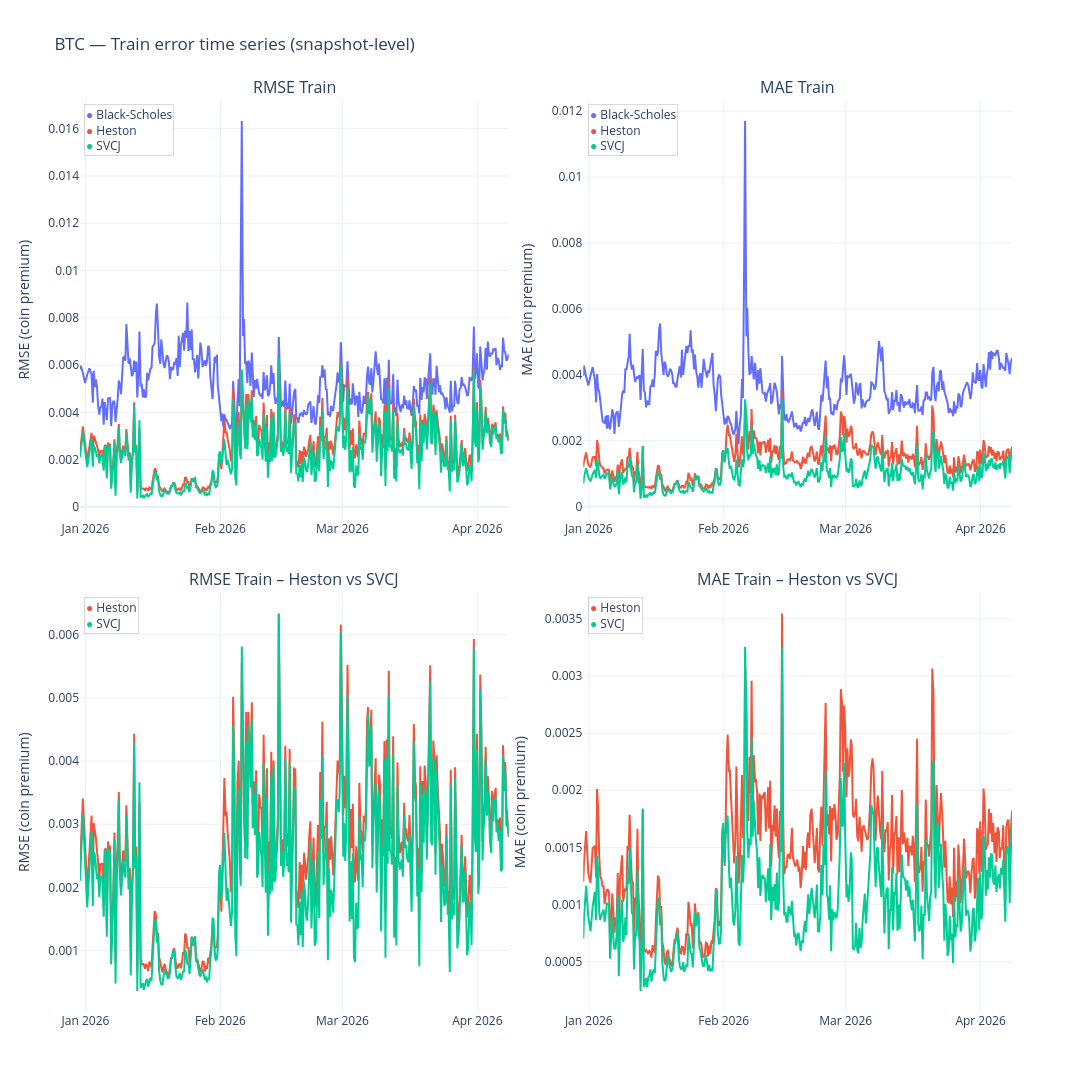
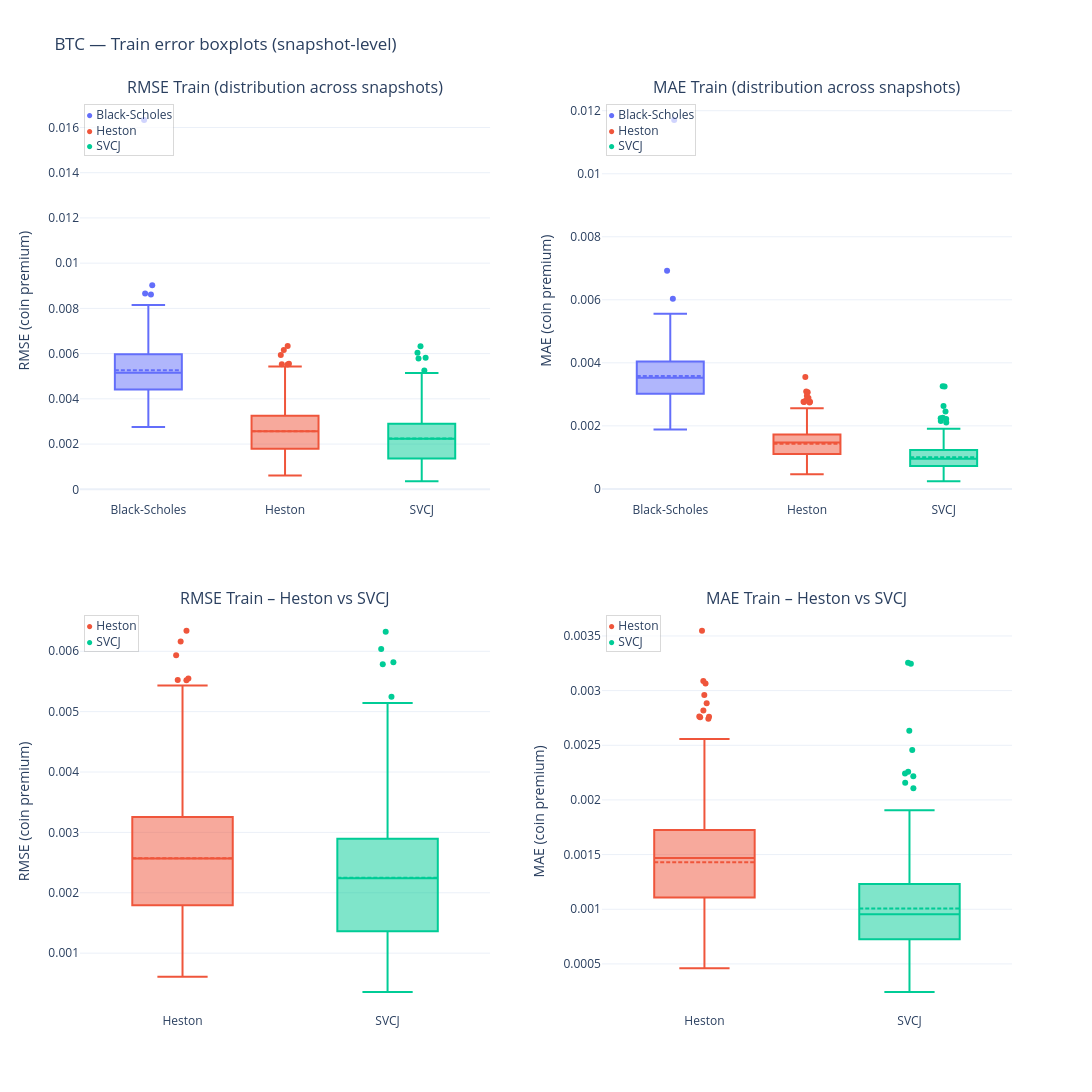
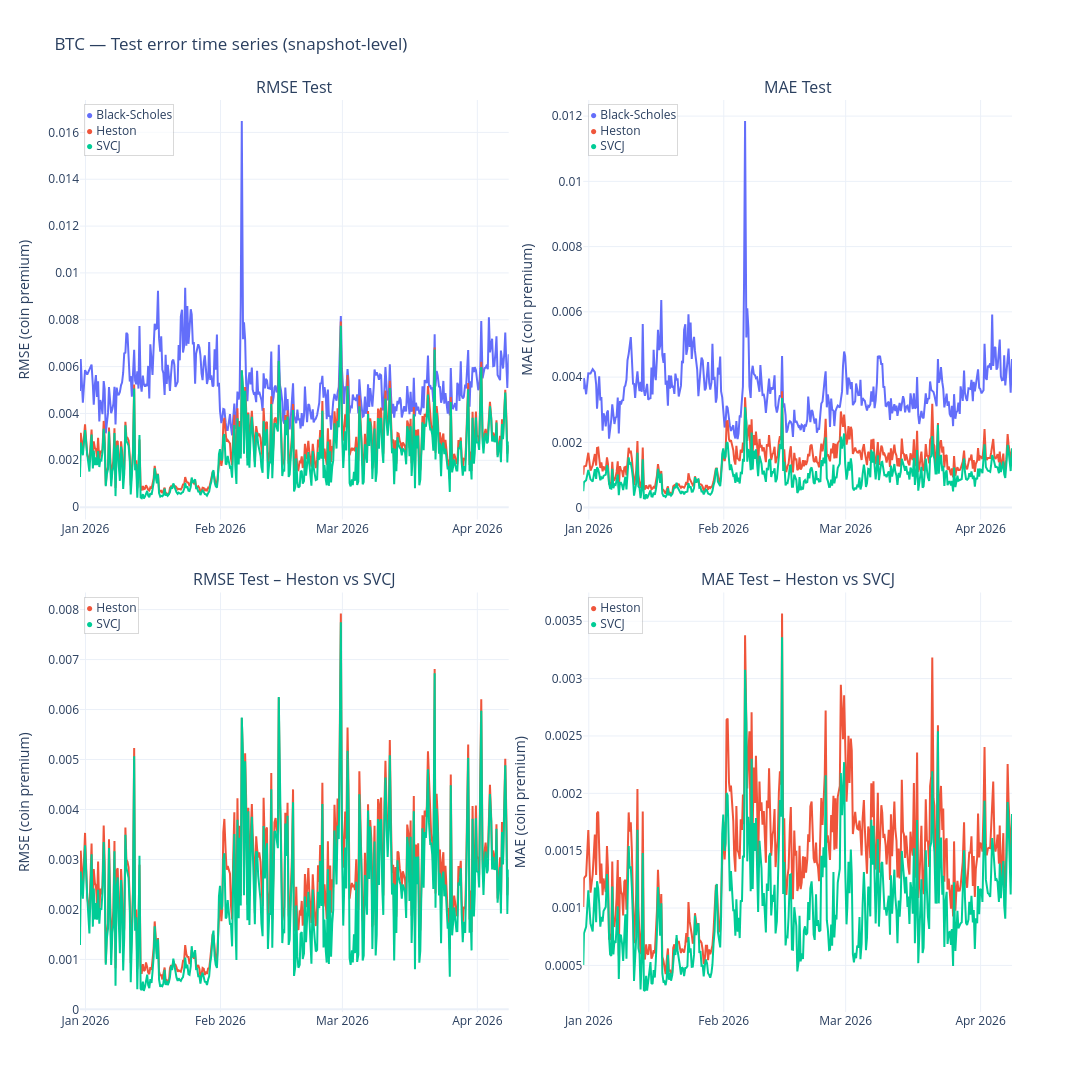
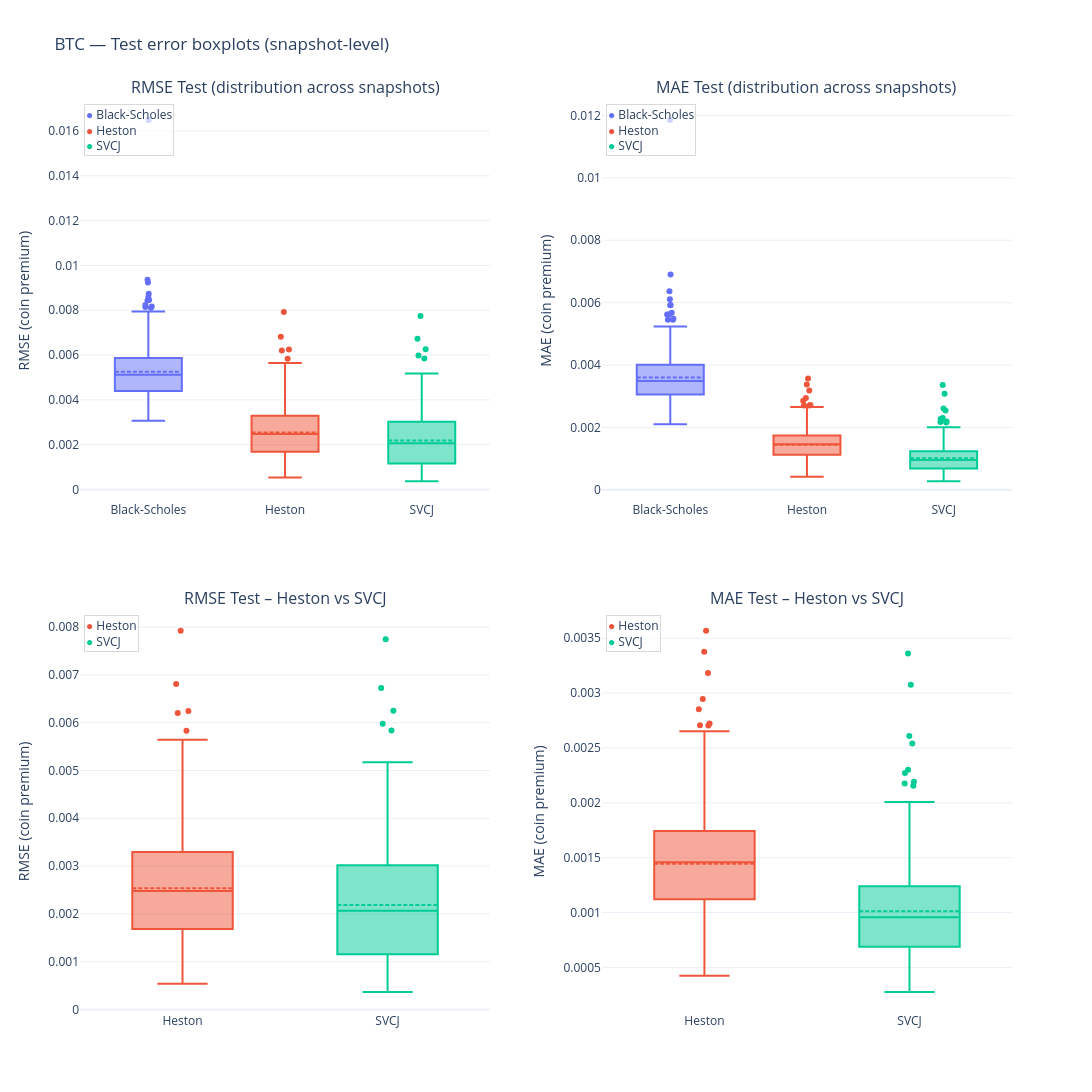

Notebook cell for these charts, in order:
### Markdown cell above
## 10) A single “report runner” per currency

To keep the notebook readable, we wrap the repeated steps into one function that:
- prints key counts,
- displays error time series + boxplots (train & test),
- outputs error summary tables (train & test),
- outputs spread-relative diagnostics (train & test),
- outputs bucket plots (test),
- outputs convergence diagnostics (already global),
- outputs parameter stability and near-bound tables.

### Code cell
def run_currency_report(currency, n_boot=3000):
    return analysis.run_currency_report(state, currency, n_boot=n_boot)


RUN_REPORTS = True
N_BOOT = 3000

if RUN_REPORTS:
    run_currency_report("BTC", n_boot=N_BOOT)
    run_currency_report("ETH", n_boot=N_BOOT)
else:
    print("RUN_REPORTS=False. Set RUN_REPORTS=True to generate the full BTC/ETH report outputs.")

### Figure 1 — Plotly figure (JSON) as saved in the notebook; plotly's stock layout.template omitted (floating-point values rounded to 4 significant figures; data arrays with more than 128 entries replaced by an {"elided": "..."} marker saying what was removed)
{"data": [{"line": {"color": "#636EFA", "width": 2}, "mode": "lines", "name": "Black-Scholes", "showlegend": false, "type": "scatter", "x": {"elided": "388 str values"}, "xaxis": "x", "y": {"elided": "388 float values"}, "yaxis": "y"}, {"line": {"color": "#636EFA", "width": 2}, "mode": "lines", "name": "Black-Scholes", "showlegend": false, "type": "scatter", "x": {"elided": "388 str values"}, "xaxis": "x2", "y": {"elided": "388 float values"}, "yaxis": "y2"}, {"line": {"color": "#EF553B", "width": 2}, "mode": "lines", "name": "Heston", "showlegend": false, "type": "scatter", "x": {"elided": "388 str values"}, "xaxis": "x", "y": {"elided": "388 float values"}, "yaxis": "y"}, {"line": {"color": "#EF553B", "width": 2}, "mode": "lines", "name": "Heston", "showlegend": false, "type": "scatter", "x": {"elided": "388 str values"}, "xaxis": "x2", "y": {"elided": "388 float values"}, "yaxis": "y2"}, {"line": {"color": "#00CC96", "width": 2}, "mode": "lines", "name": "SVCJ", "showlegend": false, "type": "scatter", "x": {"elided": "388 str values"}, "xaxis": "x", "y": {"elided": "388 float values"}, "yaxis": "y"}, {"line": {"color": "#00CC96", "width": 2}, "mode": "lines", "name": "SVCJ", "showlegend": false, "type": "scatter", "x": {"elided": "388 str values"}, "xaxis": "x2", "y": {"elided": "388 float values"}, "yaxis": "y2"}, {"line": {"color": "#EF553B", "width": 2}, "mode": "lines", "name": "Heston", "showlegend": false, "type": "scatter", "x": {"elided": "388 str values"}, "xaxis": "x3", "y": {"elided": "388 float values"}, "yaxis": "y3"}, {"line": {"color": "#EF553B", "width": 2}, "mode": "lines", "name": "Heston", "showlegend": false, "type": "scatter", "x": {"elided": "388 str values"}, "xaxis": "x4", "y": {"elided": "388 float values"}, "yaxis": "y4"}, {"line": {"color": "#00CC96", "width": 2}, "mode": "lines", "name": "SVCJ", "showlegend": false, "type": "scatter", "x": {"elided": "388 str values"}, "xaxis": "x3", "y": {"elided": "388 float values"}, "yaxis": "y3"}, {"line": {"color": "#00CC96", "width": 2}, "mode": "lines", "name": "SVCJ", "showlegend": false, "type": "scatter", "x": {"elided": "388 str values"}, "xaxis": "x4", "y": {"elided": "388 float values"}, "yaxis": "y4"}], "layout": {"annotations": [{"font": {"size": 16}, "showarrow": false, "text": "RMSE Train", "x": 0.23, "xanchor": "center", "xref": "paper", "y": 1, "yanchor": "bottom", "yref": "paper"}, {"font": {"size": 16}, "showarrow": false, "text": "MAE Train", "x": 0.77, "xanchor": "center", "xref": "paper", "y": 1, "yanchor": "bottom", "yref": "paper"}, {"font": {"size": 16}, "showarrow": false, "text": "RMSE Train – Heston vs SVCJ", "x": 0.23, "xanchor": "center", "xref": "paper", "y": 0.46, "yanchor": "bottom", "yref": "paper"}, {"font": {"size": 16}, "showarrow": false, "text": "MAE Train – Heston vs SVCJ", "x": 0.77, "xanchor": "center", "xref": "paper", "y": 0.46, "yanchor": "bottom", "yref": "paper"}, {"align": "left", "bgcolor": "rgba(255,255,255,0.70)", "bordercolor": "rgba(0,0,0,0.15)", "borderwidth": 1, "font": {"size": 12}, "showarrow": false, "text": "<span style='color:#636EFA'>●</span> Black-Scholes<br><span style='color:#EF553B'>●</span> Heston<br><span style='color:#00CC96'>●</span> SVCJ", "x": 0.01, "xref": "x domain", "y": 0.99, "yref": "y domain"}, {"align": "left", "bgcolor": "rgba(255,255,255,0.70)", "bordercolor": "rgba(0,0,0,0.15)", "borderwidth": 1, "font": {"size": 12}, "showarrow": false, "text": "<span style='color:#636EFA'>●</span> Black-Scholes<br><span style='color:#EF553B'>●</span> Heston<br><span style='color:#00CC96'>●</span> SVCJ", "x": 0.01, "xref": "x2 domain", "y": 0.99, "yref": "y2 domain"}, {"align": "left", "bgcolor": "rgba(255,255,255,0.70)", "bordercolor": "rgba(0,0,0,0.15)", "borderwidth": 1, "font": {"size": 12}, "showarrow": false, "text": "<span style='color:#EF553B'>●</span> Heston<br><span style='color:#00CC96'>●</span> SVCJ", "x": 0.01, "xref": "x3 domain", "y": 0.99, "yref": "y3 domain"}, {"align": "left", "bgcolor": "rgba(255,255,255,0.70)", "bordercolor": "rgba(0,0,0,0.15)", "borderwidth": 1, "font": {"size": 12}, "showarrow": false, "text": "<span style='color:#EF553B'>●</span> Heston<br><span style='color:#00CC96'>●</span> SVCJ", "x": 0.01, "xref": "x4 domain", "y": 0.99, "yref": "y4 domain"}], "height": 1100, "showlegend": false, "title": {"text": "BTC — Train error time series (snapshot-level)"}, "width": 1200, "xaxis": {"anchor": "y", "domain": [0, 0.46]}, "xaxis2": {"anchor": "y2", "domain": [0.54, 1]}, "xaxis3": {"anchor": "y3", "domain": [0, 0.46]}, "xaxis4": {"anchor": "y4", "domain": [0.54, 1]}, "yaxis": {"anchor": "x", "domain": [0.54, 1], "title": {"text": "RMSE (coin premium)"}}, "yaxis2": {"anchor": "x2", "domain": [0.54, 1], "title": {"text": "MAE (coin premium)"}}, "yaxis3": {"anchor": "x3", "domain": [0, 0.46], "title": {"text": "RMSE (coin premium)"}}, "yaxis4": {"anchor": "x4", "domain": [0, 0.46], "title": {"text": "MAE (coin premium)"}}}}

### Figure 2 — Plotly figure (JSON) as saved in the notebook; plotly's stock layout.template omitted (floating-point values rounded to 4 significant figures; data arrays with more than 128 entries replaced by an {"elided": "..."} marker saying what was removed)
{"data": [{"boxmean": true, "boxpoints": "outliers", "jitter": 0.15, "marker": {"color": "#636EFA"}, "name": "Black-Scholes", "pointpos": 0, "showlegend": false, "type": "box", "xaxis": "x", "y": {"elided": "388 float values"}, "yaxis": "y"}, {"boxmean": true, "boxpoints": "outliers", "jitter": 0.15, "marker": {"color": "#636EFA"}, "name": "Black-Scholes", "pointpos": 0, "showlegend": false, "type": "box", "xaxis": "x2", "y": {"elided": "388 float values"}, "yaxis": "y2"}, {"boxmean": true, "boxpoints": "outliers", "jitter": 0.15, "marker": {"color": "#EF553B"}, "name": "Heston", "pointpos": 0, "showlegend": false, "type": "box", "xaxis": "x", "y": {"elided": "388 float values"}, "yaxis": "y"}, {"boxmean": true, "boxpoints": "outliers", "jitter": 0.15, "marker": {"color": "#EF553B"}, "name": "Heston", "pointpos": 0, "showlegend": false, "type": "box", "xaxis": "x2", "y": {"elided": "388 float values"}, "yaxis": "y2"}, {"boxmean": true, "boxpoints": "outliers", "jitter": 0.15, "marker": {"color": "#00CC96"}, "name": "SVCJ", "pointpos": 0, "showlegend": false, "type": "box", "xaxis": "x", "y": {"elided": "388 float values"}, "yaxis": "y"}, {"boxmean": true, "boxpoints": "outliers", "jitter": 0.15, "marker": {"color": "#00CC96"}, "name": "SVCJ", "pointpos": 0, "showlegend": false, "type": "box", "xaxis": "x2", "y": {"elided": "388 float values"}, "yaxis": "y2"}, {"boxmean": true, "boxpoints": "outliers", "jitter": 0.15, "marker": {"color": "#EF553B"}, "name": "Heston", "pointpos": 0, "showlegend": false, "type": "box", "xaxis": "x3", "y": {"elided": "388 float values"}, "yaxis": "y3"}, {"boxmean": true, "boxpoints": "outliers", "jitter": 0.15, "marker": {"color": "#EF553B"}, "name": "Heston", "pointpos": 0, "showlegend": false, "type": "box", "xaxis": "x4", "y": {"elided": "388 float values"}, "yaxis": "y4"}, {"boxmean": true, "boxpoints": "outliers", "jitter": 0.15, "marker": {"color": "#00CC96"}, "name": "SVCJ", "pointpos": 0, "showlegend": false, "type": "box", "xaxis": "x3", "y": {"elided": "388 float values"}, "yaxis": "y3"}, {"boxmean": true, "boxpoints": "outliers", "jitter": 0.15, "marker": {"color": "#00CC96"}, "name": "SVCJ", "pointpos": 0, "showlegend": false, "type": "box", "xaxis": "x4", "y": {"elided": "388 float values"}, "yaxis": "y4"}], "layout": {"annotations": [{"font": {"size": 16}, "showarrow": false, "text": "RMSE Train (distribution across snapshots)", "x": 0.22, "xanchor": "center", "xref": "paper", "y": 1, "yanchor": "bottom", "yref": "paper"}, {"font": {"size": 16}, "showarrow": false, "text": "MAE Train (distribution across snapshots)", "x": 0.78, "xanchor": "center", "xref": "paper", "y": 1, "yanchor": "bottom", "yref": "paper"}, {"font": {"size": 16}, "showarrow": false, "text": "RMSE Train – Heston vs SVCJ", "x": 0.22, "xanchor": "center", "xref": "paper", "y": 0.44, "yanchor": "bottom", "yref": "paper"}, {"font": {"size": 16}, "showarrow": false, "text": "MAE Train – Heston vs SVCJ", "x": 0.78, "xanchor": "center", "xref": "paper", "y": 0.44, "yanchor": "bottom", "yref": "paper"}, {"align": "left", "bgcolor": "rgba(255,255,255,0.70)", "bordercolor": "rgba(0,0,0,0.15)", "borderwidth": 1, "font": {"size": 12}, "showarrow": false, "text": "<span style='color:#636EFA'>●</span> Black-Scholes<br><span style='color:#EF553B'>●</span> Heston<br><span style='color:#00CC96'>●</span> SVCJ", "x": 0.01, "xref": "x domain", "y": 0.99, "yref": "y domain"}, {"align": "left", "bgcolor": "rgba(255,255,255,0.70)", "bordercolor": "rgba(0,0,0,0.15)", "borderwidth": 1, "font": {"size": 12}, "showarrow": false, "text": "<span style='color:#636EFA'>●</span> Black-Scholes<br><span style='color:#EF553B'>●</span> Heston<br><span style='color:#00CC96'>●</span> SVCJ", "x": 0.01, "xref": "x2 domain", "y": 0.99, "yref": "y2 domain"}, {"align": "left", "bgcolor": "rgba(255,255,255,0.70)", "bordercolor": "rgba(0,0,0,0.15)", "borderwidth": 1, "font": {"size": 12}, "showarrow": false, "text": "<span style='color:#EF553B'>●</span> Heston<br><span style='color:#00CC96'>●</span> SVCJ", "x": 0.01, "xref": "x3 domain", "y": 0.99, "yref": "y3 domain"}, {"align": "left", "bgcolor": "rgba(255,255,255,0.70)", "bordercolor": "rgba(0,0,0,0.15)", "borderwidth": 1, "font": {"size": 12}, "showarrow": false, "text": "<span style='color:#EF553B'>●</span> Heston<br><span style='color:#00CC96'>●</span> SVCJ", "x": 0.01, "xref": "x4 domain", "y": 0.99, "yref": "y4 domain"}], "height": 1100, "showlegend": false, "title": {"text": "BTC — Train error boxplots (snapshot-level)"}, "width": 1200, "xaxis": {"anchor": "y", "domain": [0, 0.44]}, "xaxis2": {"anchor": "y2", "domain": [0.56, 1]}, "xaxis3": {"anchor": "y3", "domain": [0, 0.44]}, "xaxis4": {"anchor": "y4", "domain": [0.56, 1]}, "yaxis": {"anchor": "x", "domain": [0.56, 1], "title": {"text": "RMSE (coin premium)"}}, "yaxis2": {"anchor": "x2", "domain": [0.56, 1], "title": {"text": "MAE (coin premium)"}}, "yaxis3": {"anchor": "x3", "domain": [0, 0.44], "title": {"text": "RMSE (coin premium)"}}, "yaxis4": {"anchor": "x4", "domain": [0, 0.44], "title": {"text": "MAE (coin premium)"}}}}

### Figure 3 — Plotly figure (JSON) as saved in the notebook; plotly's stock layout.template omitted (floating-point values rounded to 4 significant figures; data arrays with more than 128 entries replaced by an {"elided": "..."} marker saying what was removed)
{"data": [{"line": {"color": "#636EFA", "width": 2}, "mode": "lines", "name": "Black-Scholes", "showlegend": false, "type": "scatter", "x": {"elided": "388 str values"}, "xaxis": "x", "y": {"elided": "388 float values"}, "yaxis": "y"}, {"line": {"color": "#636EFA", "width": 2}, "mode": "lines", "name": "Black-Scholes", "showlegend": false, "type": "scatter", "x": {"elided": "388 str values"}, "xaxis": "x2", "y": {"elided": "388 float values"}, "yaxis": "y2"}, {"line": {"color": "#EF553B", "width": 2}, "mode": "lines", "name": "Heston", "showlegend": false, "type": "scatter", "x": {"elided": "388 str values"}, "xaxis": "x", "y": {"elided": "388 float values"}, "yaxis": "y"}, {"line": {"color": "#EF553B", "width": 2}, "mode": "lines", "name": "Heston", "showlegend": false, "type": "scatter", "x": {"elided": "388 str values"}, "xaxis": "x2", "y": {"elided": "388 float values"}, "yaxis": "y2"}, {"line": {"color": "#00CC96", "width": 2}, "mode": "lines", "name": "SVCJ", "showlegend": false, "type": "scatter", "x": {"elided": "388 str values"}, "xaxis": "x", "y": {"elided": "388 float values"}, "yaxis": "y"}, {"line": {"color": "#00CC96", "width": 2}, "mode": "lines", "name": "SVCJ", "showlegend": false, "type": "scatter", "x": {"elided": "388 str values"}, "xaxis": "x2", "y": {"elided": "388 float values"}, "yaxis": "y2"}, {"line": {"color": "#EF553B", "width": 2}, "mode": "lines", "name": "Heston", "showlegend": false, "type": "scatter", "x": {"elided": "388 str values"}, "xaxis": "x3", "y": {"elided": "388 float values"}, "yaxis": "y3"}, {"line": {"color": "#EF553B", "width": 2}, "mode": "lines", "name": "Heston", "showlegend": false, "type": "scatter", "x": {"elided": "388 str values"}, "xaxis": "x4", "y": {"elided": "388 float values"}, "yaxis": "y4"}, {"line": {"color": "#00CC96", "width": 2}, "mode": "lines", "name": "SVCJ", "showlegend": false, "type": "scatter", "x": {"elided": "388 str values"}, "xaxis": "x3", "y": {"elided": "388 float values"}, "yaxis": "y3"}, {"line": {"color": "#00CC96", "width": 2}, "mode": "lines", "name": "SVCJ", "showlegend": false, "type": "scatter", "x": {"elided": "388 str values"}, "xaxis": "x4", "y": {"elided": "388 float values"}, "yaxis": "y4"}], "layout": {"annotations": [{"font": {"size": 16}, "showarrow": false, "text": "RMSE Test", "x": 0.23, "xanchor": "center", "xref": "paper", "y": 1, "yanchor": "bottom", "yref": "paper"}, {"font": {"size": 16}, "showarrow": false, "text": "MAE Test", "x": 0.77, "xanchor": "center", "xref": "paper", "y": 1, "yanchor": "bottom", "yref": "paper"}, {"font": {"size": 16}, "showarrow": false, "text": "RMSE Test – Heston vs SVCJ", "x": 0.23, "xanchor": "center", "xref": "paper", "y": 0.46, "yanchor": "bottom", "yref": "paper"}, {"font": {"size": 16}, "showarrow": false, "text": "MAE Test – Heston vs SVCJ", "x": 0.77, "xanchor": "center", "xref": "paper", "y": 0.46, "yanchor": "bottom", "yref": "paper"}, {"align": "left", "bgcolor": "rgba(255,255,255,0.70)", "bordercolor": "rgba(0,0,0,0.15)", "borderwidth": 1, "font": {"size": 12}, "showarrow": false, "text": "<span style='color:#636EFA'>●</span> Black-Scholes<br><span style='color:#EF553B'>●</span> Heston<br><span style='color:#00CC96'>●</span> SVCJ", "x": 0.01, "xref": "x domain", "y": 0.99, "yref": "y domain"}, {"align": "left", "bgcolor": "rgba(255,255,255,0.70)", "bordercolor": "rgba(0,0,0,0.15)", "borderwidth": 1, "font": {"size": 12}, "showarrow": false, "text": "<span style='color:#636EFA'>●</span> Black-Scholes<br><span style='color:#EF553B'>●</span> Heston<br><span style='color:#00CC96'>●</span> SVCJ", "x": 0.01, "xref": "x2 domain", "y": 0.99, "yref": "y2 domain"}, {"align": "left", "bgcolor": "rgba(255,255,255,0.70)", "bordercolor": "rgba(0,0,0,0.15)", "borderwidth": 1, "font": {"size": 12}, "showarrow": false, "text": "<span style='color:#EF553B'>●</span> Heston<br><span style='color:#00CC96'>●</span> SVCJ", "x": 0.01, "xref": "x3 domain", "y": 0.99, "yref": "y3 domain"}, {"align": "left", "bgcolor": "rgba(255,255,255,0.70)", "bordercolor": "rgba(0,0,0,0.15)", "borderwidth": 1, "font": {"size": 12}, "showarrow": false, "text": "<span style='color:#EF553B'>●</span> Heston<br><span style='color:#00CC96'>●</span> SVCJ", "x": 0.01, "xref": "x4 domain", "y": 0.99, "yref": "y4 domain"}], "height": 1100, "showlegend": false, "title": {"text": "BTC — Test error time series (snapshot-level)"}, "width": 1200, "xaxis": {"anchor": "y", "domain": [0, 0.46]}, "xaxis2": {"anchor": "y2", "domain": [0.54, 1]}, "xaxis3": {"anchor": "y3", "domain": [0, 0.46]}, "xaxis4": {"anchor": "y4", "domain": [0.54, 1]}, "yaxis": {"anchor": "x", "domain": [0.54, 1], "title": {"text": "RMSE (coin premium)"}}, "yaxis2": {"anchor": "x2", "domain": [0.54, 1], "title": {"text": "MAE (coin premium)"}}, "yaxis3": {"anchor": "x3", "domain": [0, 0.46], "title": {"text": "RMSE (coin premium)"}}, "yaxis4": {"anchor": "x4", "domain": [0, 0.46], "title": {"text": "MAE (coin premium)"}}}}

### Figure 4 — Plotly figure (JSON) as saved in the notebook; plotly's stock layout.template omitted (floating-point values rounded to 4 significant figures; data arrays with more than 128 entries replaced by an {"elided": "..."} marker saying what was removed)
{"data": [{"boxmean": true, "boxpoints": "outliers", "jitter": 0.15, "marker": {"color": "#636EFA"}, "name": "Black-Scholes", "pointpos": 0, "showlegend": false, "type": "box", "xaxis": "x", "y": {"elided": "388 float values"}, "yaxis": "y"}, {"boxmean": true, "boxpoints": "outliers", "jitter": 0.15, "marker": {"color": "#636EFA"}, "name": "Black-Scholes", "pointpos": 0, "showlegend": false, "type": "box", "xaxis": "x2", "y": {"elided": "388 float values"}, "yaxis": "y2"}, {"boxmean": true, "boxpoints": "outliers", "jitter": 0.15, "marker": {"color": "#EF553B"}, "name": "Heston", "pointpos": 0, "showlegend": false, "type": "box", "xaxis": "x", "y": {"elided": "388 float values"}, "yaxis": "y"}, {"boxmean": true, "boxpoints": "outliers", "jitter": 0.15, "marker": {"color": "#EF553B"}, "name": "Heston", "pointpos": 0, "showlegend": false, "type": "box", "xaxis": "x2", "y": {"elided": "388 float values"}, "yaxis": "y2"}, {"boxmean": true, "boxpoints": "outliers", "jitter": 0.15, "marker": {"color": "#00CC96"}, "name": "SVCJ", "pointpos": 0, "showlegend": false, "type": "box", "xaxis": "x", "y": {"elided": "388 float values"}, "yaxis": "y"}, {"boxmean": true, "boxpoints": "outliers", "jitter": 0.15, "marker": {"color": "#00CC96"}, "name": "SVCJ", "pointpos": 0, "showlegend": false, "type": "box", "xaxis": "x2", "y": {"elided": "388 float values"}, "yaxis": "y2"}, {"boxmean": true, "boxpoints": "outliers", "jitter": 0.15, "marker": {"color": "#EF553B"}, "name": "Heston", "pointpos": 0, "showlegend": false, "type": "box", "xaxis": "x3", "y": {"elided": "388 float values"}, "yaxis": "y3"}, {"boxmean": true, "boxpoints": "outliers", "jitter": 0.15, "marker": {"color": "#EF553B"}, "name": "Heston", "pointpos": 0, "showlegend": false, "type": "box", "xaxis": "x4", "y": {"elided": "388 float values"}, "yaxis": "y4"}, {"boxmean": true, "boxpoints": "outliers", "jitter": 0.15, "marker": {"color": "#00CC96"}, "name": "SVCJ", "pointpos": 0, "showlegend": false, "type": "box", "xaxis": "x3", "y": {"elided": "388 float values"}, "yaxis": "y3"}, {"boxmean": true, "boxpoints": "outliers", "jitter": 0.15, "marker": {"color": "#00CC96"}, "name": "SVCJ", "pointpos": 0, "showlegend": false, "type": "box", "xaxis": "x4", "y": {"elided": "388 float values"}, "yaxis": "y4"}], "layout": {"annotations": [{"font": {"size": 16}, "showarrow": false, "text": "RMSE Test (distribution across snapshots)", "x": 0.22, "xanchor": "center", "xref": "paper", "y": 1, "yanchor": "bottom", "yref": "paper"}, {"font": {"size": 16}, "showarrow": false, "text": "MAE Test (distribution across snapshots)", "x": 0.78, "xanchor": "center", "xref": "paper", "y": 1, "yanchor": "bottom", "yref": "paper"}, {"font": {"size": 16}, "showarrow": false, "text": "RMSE Test – Heston vs SVCJ", "x": 0.22, "xanchor": "center", "xref": "paper", "y": 0.44, "yanchor": "bottom", "yref": "paper"}, {"font": {"size": 16}, "showarrow": false, "text": "MAE Test – Heston vs SVCJ", "x": 0.78, "xanchor": "center", "xref": "paper", "y": 0.44, "yanchor": "bottom", "yref": "paper"}, {"align": "left", "bgcolor": "rgba(255,255,255,0.70)", "bordercolor": "rgba(0,0,0,0.15)", "borderwidth": 1, "font": {"size": 12}, "showarrow": false, "text": "<span style='color:#636EFA'>●</span> Black-Scholes<br><span style='color:#EF553B'>●</span> Heston<br><span style='color:#00CC96'>●</span> SVCJ", "x": 0.01, "xref": "x domain", "y": 0.99, "yref": "y domain"}, {"align": "left", "bgcolor": "rgba(255,255,255,0.70)", "bordercolor": "rgba(0,0,0,0.15)", "borderwidth": 1, "font": {"size": 12}, "showarrow": false, "text": "<span style='color:#636EFA'>●</span> Black-Scholes<br><span style='color:#EF553B'>●</span> Heston<br><span style='color:#00CC96'>●</span> SVCJ", "x": 0.01, "xref": "x2 domain", "y": 0.99, "yref": "y2 domain"}, {"align": "left", "bgcolor": "rgba(255,255,255,0.70)", "bordercolor": "rgba(0,0,0,0.15)", "borderwidth": 1, "font": {"size": 12}, "showarrow": false, "text": "<span style='color:#EF553B'>●</span> Heston<br><span style='color:#00CC96'>●</span> SVCJ", "x": 0.01, "xref": "x3 domain", "y": 0.99, "yref": "y3 domain"}, {"align": "left", "bgcolor": "rgba(255,255,255,0.70)", "bordercolor": "rgba(0,0,0,0.15)", "borderwidth": 1, "font": {"size": 12}, "showarrow": false, "text": "<span style='color:#EF553B'>●</span> Heston<br><span style='color:#00CC96'>●</span> SVCJ", "x": 0.01, "xref": "x4 domain", "y": 0.99, "yref": "y4 domain"}], "height": 1100, "showlegend": false, "title": {"text": "BTC — Test error boxplots (snapshot-level)"}, "width": 1200, "xaxis": {"anchor": "y", "domain": [0, 0.44]}, "xaxis2": {"anchor": "y2", "domain": [0.56, 1]}, "xaxis3": {"anchor": "y3", "domain": [0, 0.44]}, "xaxis4": {"anchor": "y4", "domain": [0.56, 1]}, "yaxis": {"anchor": "x", "domain": [0.56, 1], "title": {"text": "RMSE (coin premium)"}}, "yaxis2": {"anchor": "x2", "domain": [0.56, 1], "title": {"text": "MAE (coin premium)"}}, "yaxis3": {"anchor": "x3", "domain": [0, 0.44], "title": {"text": "RMSE (coin premium)"}}, "yaxis4": {"anchor": "x4", "domain": [0, 0.44], "title": {"text": "MAE (coin premium)"}}}}
